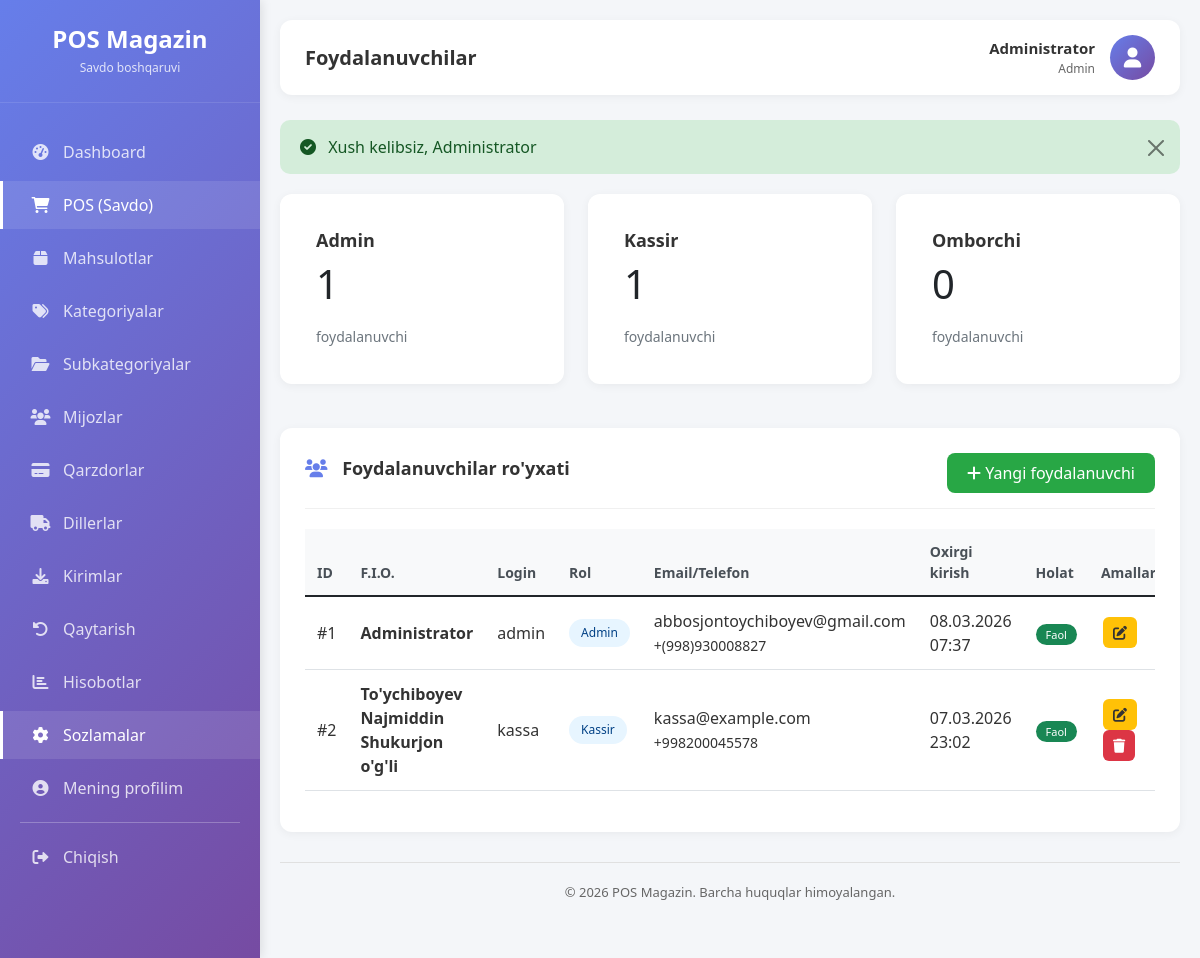
Page /settings/users (signed in) on the earlier database version.
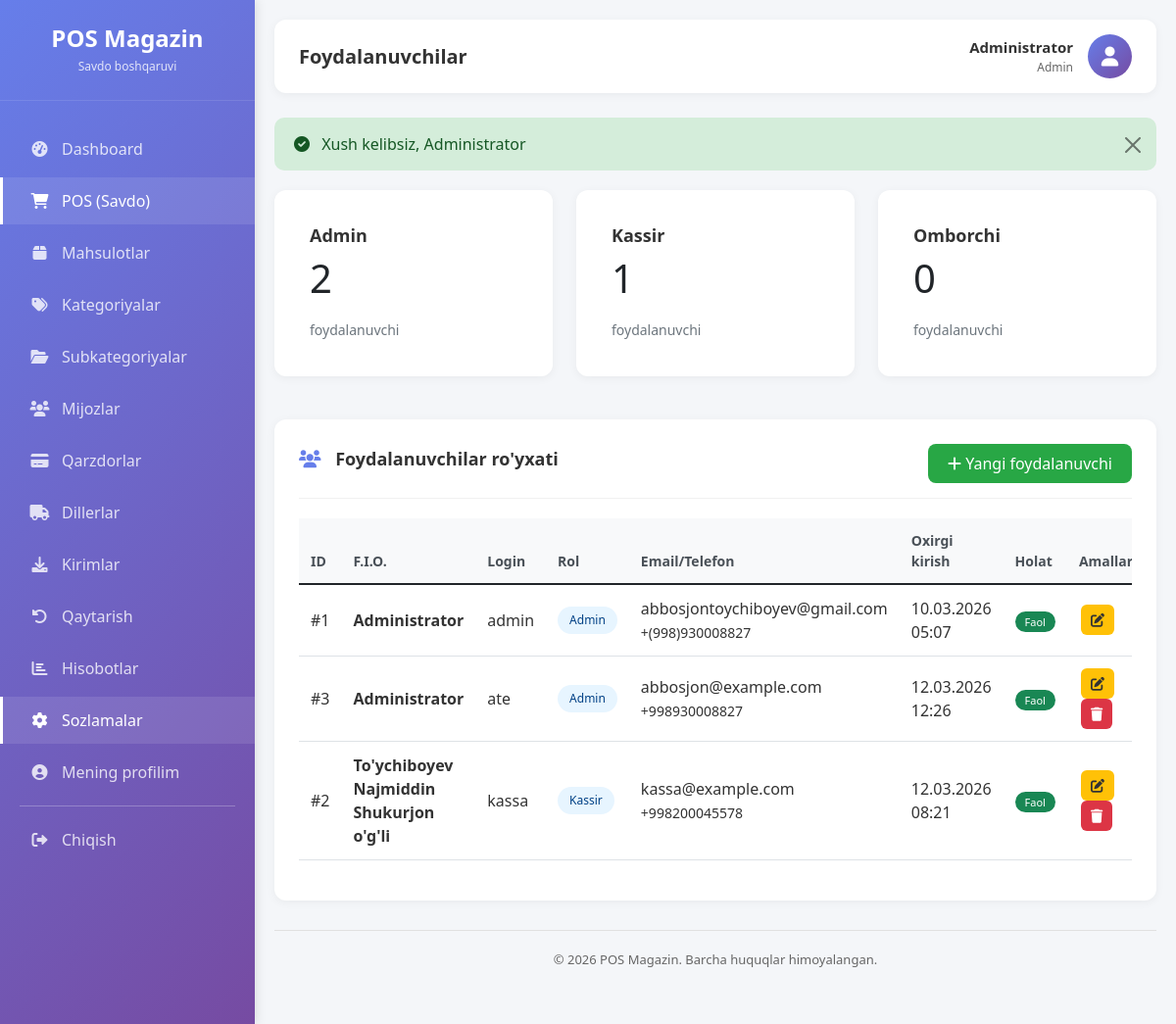
Same page on the later database version.
### tables this page shows
CREATE TABLE `rollar` (
  `id` bigint(20) UNSIGNED NOT NULL,
  `nomi` varchar(50) NOT NULL,
  `izoh` varchar(255) DEFAULT NULL,
  `yaratilgan_vaqt` timestamp NULL DEFAULT current_timestamp(),
  `yangilangan_vaqt` timestamp NULL DEFAULT current_timestamp() ON UPDATE current_timestamp()
);

CREATE TABLE `foydalanuvchilar` (
  `id` int(20) UNSIGNED NOT NULL,
  `rol_id` bigint(20) UNSIGNED NOT NULL,
  `fio` varchar(120) NOT NULL,
  `email` varchar(120) DEFAULT NULL,
  `telefon` varchar(30) DEFAULT NULL,
  `login` varchar(60) NOT NULL,
  `parol_hash` varchar(255) NOT NULL,
  `faol` tinyint(1) NOT NULL DEFAULT 1,
  `oxirgi_kirish_vaqt` timestamp NULL DEFAULT NULL,
  `yaratilgan_vaqt` timestamp NULL DEFAULT current_timestamp(),
  `yangilangan_vaqt` timestamp NULL DEFAULT current_timestamp() ON UPDATE current_timestamp(),
  `ochirilgan_vaqt` timestamp NULL DEFAULT NULL
);

### app/Controllers/Controller.php (called while the page is built, shortened)
<?php
abstract class Controller {
    protected function view($view, $data = [], $layout = 'main') {
        $viewPath = APP_PATH . '/Views/pages/' . $view . '.php';
        extract($data);
        require $viewPath;
    }
}

### app/Controllers/SettingController.php (called while the page is built, shortened)
<?php
class SettingController extends Controller {
    private $userModel;
    private $roleModel;
    public function __construct() {
        $this->userModel = new User();
        $this->roleModel = new Role();
    }
    public function users() {
        $users = $this->userModel->all();
        $roles = $this->roleModel->getAllWithCount();
        $this->view('settings/users', [
            'users' => $users,
            'roles' => $roles
        ]);
    }
}

### config/database.php (called while the page is built)
<?php
class Database {
    private static $connection = null;
    public static function getInstance() {
        if (self::$connection === null) {
            try {
                $host = 'localhost';
                $dbname = 'pos_magazin_uz';
                $user = 'root';
                $pass = '';
                $dsn = "mysql:host=$host;dbname=$dbname;charset=utf8";
                self::$connection = new PDO($dsn, $user, $pass);
                self::$connection->setAttribute(PDO::ATTR_ERRMODE, PDO::ERRMODE_EXCEPTION);
            } catch (PDOException $e) {
                die("Database xatosi: " . $e->getMessage());
            }
        }
        return self::$connection;
    }
}

### app/Models/Model.php (called while the page is built, shortened)
<?php
abstract class Model {
    public function __construct() {
        $this->db = \Database::getInstance();
    }
}

### app/Models/Role.php (called while the page is built, shortened)
<?php
class Role extends Model {
    protected $table = 'rollar';
    public function getAllWithCount() {
        $stmt = $this->db->query("
            SELECT
                r.*,
                (SELECT COUNT(*) FROM foydalanuvchilar WHERE rol_id = r.id AND ochirilgan_vaqt IS NULL) as users_count
            FROM {$this->table} r
            ORDER BY r.id ASC
        ");
        return $stmt->fetchAll();
    }
}

### app/Models/User.php (called while the page is built, shortened)
<?php
class User extends Model {
    protected $table = 'foydalanuvchilar';
    public function all($orderBy = 'fio', $direction = 'ASC') {
        try {
            $stmt = $this->db->prepare("SHOW COLUMNS FROM {$this->table} LIKE 'ochirilgan_vaqt'");
            $stmt->execute();
            $hasSoftDelete = $stmt->fetch() ? true : false;
            if ($hasSoftDelete) {
                $sql = "SELECT u.*, r.nomi as rol_nomi
                        FROM {$this->table} u
                        LEFT JOIN rollar r ON u.rol_id = r.id
                        WHERE u.ochirilgan_vaqt IS NULL
                        ORDER BY u.{$orderBy} {$direction}";
            } else {
                $sql = "SELECT u.*, r.nomi as rol_nomi
                        FROM {$this->table} u
                        LEFT JOIN rollar r ON u.rol_id = r.id
                        ORDER BY u.{$orderBy} {$direction}";
            }
            $stmt = $this->db->query($sql);
            return $stmt->fetchAll();
        } catch (\PDOException $e) {
            $sql = "SELECT u.*, r.nomi as rol_nomi
                    FROM {$this->table} u
                    LEFT JOIN rollar r ON u.rol_id = r.id
                    ORDER BY u.{$orderBy} {$direction}";
            $stmt = $this->db->query($sql);
            return $stmt->fetchAll();
        }
    }
}

### app/Views/pages/settings/users.php (the view, shortened to what the rows shown need)
<div class="row mb-4">
    <?php foreach ($roles as $role): ?>
    <div class="col-md-4">
        <div class="card">
            <div class="card-body">
                <h5 class="card-title"><?= htmlspecialchars($role['nomi']) ?></h5>
                <p class="card-text display-6"><?= $role['users_count'] ?></p>
                <small class="text-muted">foydalanuvchi</small>
            </div>
        </div>
    </div>
    <?php endforeach; ?>
</div>
<div class="content-card">
    <div class="card-header">
        <div class="card-title">
            <i class="fas fa-users"></i> Foydalanuvchilar ro'yxati
        </div>
        <a href="/new-pos/settings/users/create" class="btn btn-success">
            <i class="fas fa-plus"></i> Yangi foydalanuvchi
        </a>
    </div>
    <div class="table-responsive">
        <table class="table table-hover">
            <thead>
                <tr>
                    <th>ID</th>
                    <th>F.I.O.</th>
                    <th>Login</th>
                    <th>Rol</th>
                    <th>Email/Telefon</th>
                    <th>Oxirgi kirish</th>
                    <th>Holat</th>
                    <th>Amallar</th>
                </tr>
            </thead>
            <tbody>
                <?php foreach ($users as $user): ?>
                <tr>
                    <td>#<?= $user['id'] ?></td>
                    <td>
                        <strong><?= htmlspecialchars($user['fio']) ?></strong>
                    </td>
                    <td><?= htmlspecialchars($user['login']) ?></td>
                    <td>
                        <span class="role-badge"><?= htmlspecialchars($user['rol_nomi']) ?></span>
                    </td>
                    <td>
                        <?= $user['email'] ?? '' ?><br>
                        <small><?= $user['telefon'] ?? '' ?></small>
                    </td>
                    <td>
                        <?= $user['oxirgi_kirish_vaqt'] ? date('d.m.Y H:i', strtotime($user['oxirgi_kirish_vaqt'])) : '-' ?>
                    </td>
                    <td>
                        <?php if ($user['faol']): ?>
                            <span class="badge bg-success">Faol</span>
                        <?php else: ?>
                            <span class="badge bg-danger">Bloklangan</span>
                        <?php endif; ?>
                    </td>
                    <td>
                        <a href="/new-pos/settings/users/edit/<?= $user['id'] ?>" class="btn btn-sm btn-warning btn-action" title="Tahrirlash">
                            <i class="fas fa-edit"></i>
                        </a>
                        <?php if ($user['id'] != $_SESSION['user_id']): ?>
                        <form method="POST" action="/new-pos/settings/users/delete/<?= $user['id'] ?>" style="display: inline;" onsubmit="return confirm('Bu foydalanuvchini o\'chirishni xohlaysizmi?');">
                            <button type="submit" class="btn btn-sm btn-danger btn-action" title="O'chirish">
                                <i class="fas fa-trash"></i>
                            </button>
                        </form>
                        <?php endif; ?>
                    </td>
                </tr>
                <?php endforeach; ?>
            </tbody>
        </table>
    </div>
</div>

### public/index.php (shortened to what the rows shown need)
<?php
require_once __DIR__ . '/../config/database.php';
spl_autoload_register(function ($class) {
    $prefix = 'App\\';
    $base_dir = APP_PATH . '/';
    $len = strlen($prefix);
    $relative_class = substr($class, $len);
    $file = $base_dir . str_replace('\\', '/', $relative_class) . '.php';
});
$requestUri = $_SERVER['REQUEST_URI'];
$basePath = '/new-pos';
if (strpos($requestUri, $basePath) === 0) {
    $requestUri = substr($requestUri, strlen($basePath));
}
$requestUri = strtok($requestUri, '?');
$requestUri = str_replace('/public', '', $requestUri);
$requestUri = trim($requestUri, '/');
$routesFile = ROUTES_PATH . '/web.php';
$routes = require $routesFile;
$httpMethod = $_SERVER['REQUEST_METHOD'];
$isAjax = (!empty($_SERVER['HTTP_X_REQUESTED_WITH']) &&
    strtolower($_SERVER['HTTP_X_REQUESTED_WITH']) === 'xmlhttprequest');
$dispatchMethods = $isAjax ? ['AJAX', $httpMethod] : [$httpMethod];
route_dispatch($routes, $dispatchMethods, $requestUri);
function route_dispatch($routes, array $methods, $uri) {
    foreach ($methods as $method) {
        foreach ($routes[$method] as $pattern => $handler) {
        $pattern = trim($pattern, '/');
        $regexPattern = preg_replace('/\{[a-zA-Z0-9_]+\}/', '([^/]+)', $pattern);
        $regexPattern = '/^' . str_replace('/', '\/', $regexPattern) . '$/';
        if (preg_match($regexPattern, $uri, $matches)) {
            array_shift($matches);
            list($controller, $action) = $handler;
            $controllerInstance = new $controllerClass();
            call_user_func_array([$controllerInstance, $action], $matches);
            return;
        }
        }
    }
}

Differences in the rows shown:
computed for rollar "Admin": users_count "1" → "2"
changed foydalanuvchilar "admin": oxirgi_kirish_vaqt "08.03.2026 07:37" → "10.03.2026 05:07"
added foydalanuvchilar: id "3", fio "Administrator", login "ate", rollar.nomi "Admin", email "abbosjon@example.com", telefon "+998930008827", oxirgi_kirish_vaqt "12.03.2026 12:26", faol "Faol"
changed foydalanuvchilar "To'ychiboyev Najmiddin Shukurjon o'g'li": oxirgi_kirish_vaqt "07.03.2026 23:02" → "12.03.2026 08:21"
